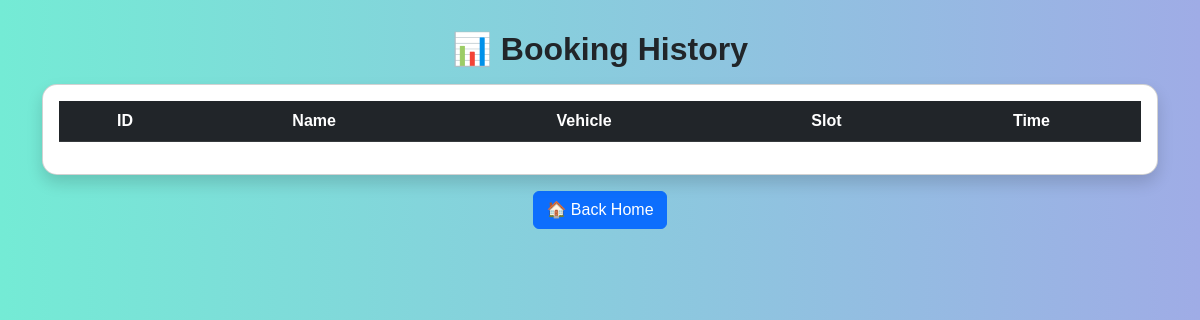
Before: /history (signed in) with the older database file.
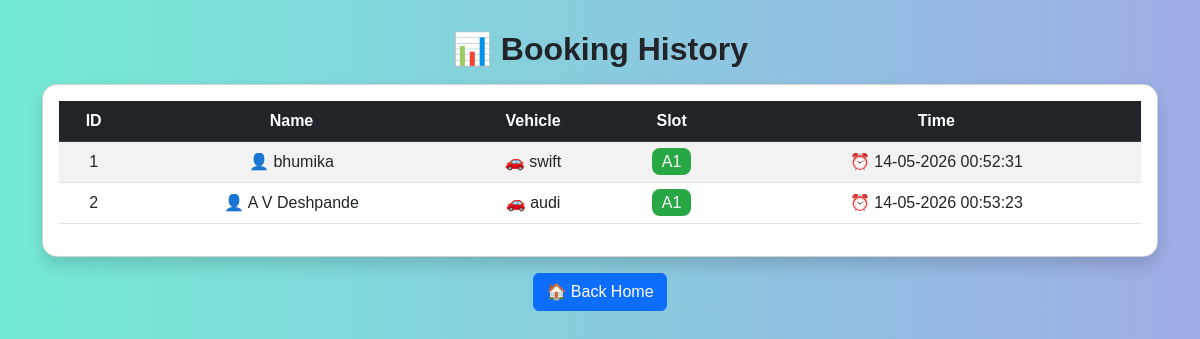
After: the same page with the newer database file.
### tables this page shows
CREATE TABLE bookings(
    id INTEGER PRIMARY KEY AUTOINCREMENT,
    username TEXT,
    vehicle_number TEXT,
    slot TEXT,
    booking_time TEXT
);

### app.py (the view)
@app.route("/history")
def history():
    if "user" not in session:
        return redirect("/login")
    cur.execute("SELECT * FROM bookings")
    data = cur.fetchall()
    return render_template("history.html", data=data)

### templates/history.html (shortened to what this page needs)
<!DOCTYPE html>
<html>
<head>
    <link href="https://cdn.jsdelivr.net/npm/bootstrap@5.3.0/dist/css/bootstrap.min.css" rel="stylesheet">
</head>
<body>
<div class="container container-box">
    <h2 class="text-center header">📊 Booking History</h2>
    <div class="card shadow p-3 mt-3">
        <div class="table-responsive">
            <table class="table table-striped table-hover text-center">
                <thead class="table-dark">
                    <tr>
                        <th>ID</th>
                        <th>Name</th>
                        <th>Vehicle</th>
                        <th>Slot</th>
                        <th>Time</th>
                    </tr>
                </thead>
                <tbody>
                {% for r in data %}
                    <tr>
                        <td>{{ r[0] }}</td>
                        <td>👤 {{ r[1] }}</td>
                        <td>🚗 {{ r[2] }}</td>
                        <td><span class="badge-slot">{{ r[3] }}</span></td>
                        <td>⏰ {{ r[4] }}</td>
                    </tr>
                {% endfor %}
                </tbody>
            </table>
        </div>
    </div>
    <div class="text-center mt-3">
        <a href="/" class="btn btn-primary">🏠 Back Home</a>
    </div>
</div>
</body>
</html>

Changed rows visible on the page:
added bookings: id "1", username "bhumika", vehicle_number "swift", slot "A1", booking_time "14-05-2026 00:52:31"
added bookings: id "2", username "A V Deshpande", vehicle_number "audi", slot "A1", booking_time "14-05-2026 00:53:23"
